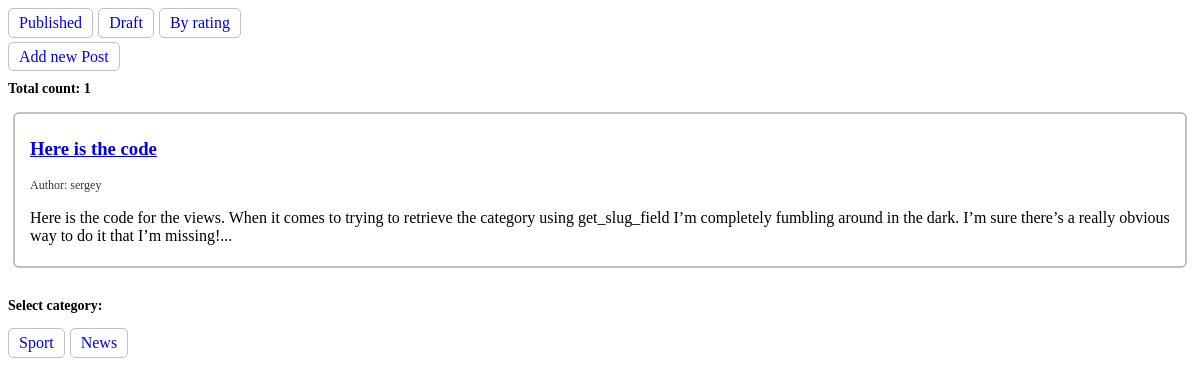
The page /post/draft on the database its author committed.
### blog/models.py (models this page shows, shortened)
class Post(models.Model):
    title = models.CharField(max_length=255, verbose_name='Title')
    text = models.TextField()
    isDraft = models.BooleanField(default=True)
    created = models.DateTimeField(auto_now_add=True)
    published_date = models.DateTimeField(auto_now_add=True)
    category = models.ForeignKey(PostCategory, on_delete=models.CASCADE, blank=True, null=True, verbose_name='Category')
    author = models.ForeignKey('auth.USER', on_delete=models.CASCADE, blank=True, null=True)

class PostCategory(models.Model):
    title = models.CharField(max_length=255, verbose_name='Title')
    text = models.TextField()
    created = models.DateTimeField(auto_now_add=True)
    published_date = models.DateTimeField(auto_now_add=True)

### blog/views.py (the view)
# urls.py: path('post/draft', post_list_draft, name='post_draft'),
def post_list_draft(request):
    posts = Post.objects.all().filter(isDraft=True)
    categories = PostCategory.objects.all()
    count = posts.count()
    context = {'posts': posts, 'categories': categories, 'count': count}
    return render(request, 'blog/post_list.html', context)

### blog/templates/blog/post_list.html (shortened to what this page needs)
<!DOCTYPE html>
<html lang="en">
<head>
</head>
<body>
<div class="tabs">
    <a href="{% url 'post_list' %}" class="btn">
        Published
    </a>
    <a href="{% url 'post_draft' %}" class="btn">
        Draft
    </a>
    <a href="{% url 'post_by_rating' %}" class="btn">
        By rating
    </a>
</div>
<div style="margin-bottom: 10px">
    <a href="{% url 'post_new' %}" class="btn">
        Add new Post
    </a>
</div>
<div class="title">Total count: {{ count }}</div>
<div class="post-wrapper">
    {% for post in posts %}
        <div class="post">
            <a href="{% url 'post_detail' post_pk=post.pk %}">
                <h3>{{ post.title }}</h3>
            </a>
            <div style="display: flex">
                <span class="author">Author: {{ post.author }}</span>
            </div>
            <p>{{ post.text }}...</p>
        </div>
    {% endfor %}
</div>
<p class="title">Select category:</p>
<div class="tabs">
    {% for category in categories %}
        <a href="{% url 'post_by_category' category_pk=category.pk %}" class="btn">
            {{ category.title }}
        </a>
    {% endfor %}
</div>
</body>
</html>

### blog/templates/blog/post_list.html (style rules this page uses)
.post-wrapper { padding: 5px; }
.post-wrapper .post { display: flex; flex-direction: column; border: 2px solid silver; border-radius: 6px; padding: 5px 15px; margin: 10px 0; }
.tabs { display: flex; gap: 5px; margin-bottom: 10px; }
.btn { padding: 5px 10px; border: 1px solid silver; border-radius: 5px; text-decoration: none; }
.title { font-size: 14px; margin-top: 15px; font-weight: 600; }
.author { font-size: 12px; opacity: 0.8; }

### rows shown on the page
Post: title "Here is the code", author "sergey", text "Here is the code for the views. When it comes to trying to retrieve the category using get_slug_field I’m completely fumbling around in the dark. I’m sure there’s a really obvious way to do it that I’m missing!"
PostCategory: title "Sport"
PostCategory: title "News"

### other values the page prints
{{ count }} "1"
